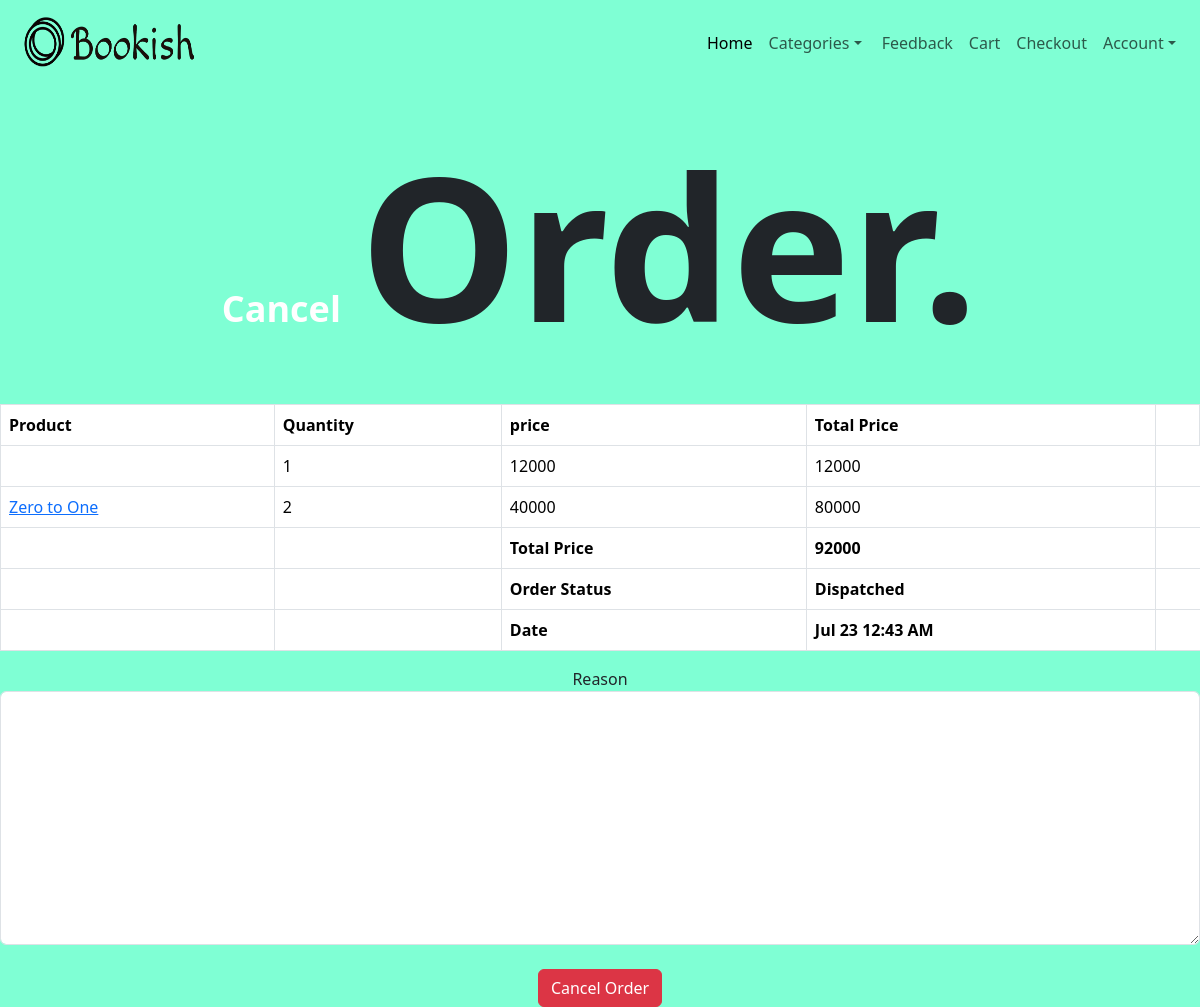
The page /corders.php?id=4 (signed in) on the database its author committed.
### tables this page shows
CREATE TABLE IF NOT EXISTS `ordersitem` (
  `id` int(10) NOT NULL AUTO_INCREMENT,
  `orderid` int(10) NOT NULL,
  `productid` int(10) NOT NULL,
  `product_qty` int(10) NOT NULL,
  `productprice` int(100) NOT NULL,
  PRIMARY KEY (`id`)
);

CREATE TABLE IF NOT EXISTS `products` (
  `product_id` int(100) NOT NULL AUTO_INCREMENT,
  `product_cat` varchar(100) NOT NULL,
  `product_title` varchar(255) NOT NULL,
  `product_price` int(100) NOT NULL,
  `productd` longtext NOT NULL,
  `product_image` blob NOT NULL,
  `product_qty` int(11) DEFAULT NULL,
  PRIMARY KEY (`product_id`)
);

CREATE TABLE IF NOT EXISTS `orders` (
  `id` int(10) NOT NULL AUTO_INCREMENT,
  `userid` int(10) NOT NULL,
  `totalprice` varchar(100) NOT NULL,
  `orderstatus` varchar(100) NOT NULL,
  `paymentmode` varchar(100) NOT NULL,
  `timestamp` datetime NOT NULL DEFAULT CURRENT_TIMESTAMP,
  PRIMARY KEY (`id`)
);

### corders.php (the view, shortened to what this page needs)
<!DOCTYPE html>
<html lang="en">
<head>
    <link rel="stylesheet" href="https://cdn.jsdelivr.net/npm/bootstrap@5.3.3/dist/css/bootstrap.rtl.min.css">
    <link rel="stylesheet" href="example.css">
    <?php
    include('dbconnection.php');
    ?>
</head>
<body>
<nav class="navbar navbar-expand-lg ">
  <div class="container-fluid">
  <img src="product_images/logo.png" alt="" height="70px" width="200px">
    <div class="collapse navbar-collapse" id="navbarSupportedContent">
      <ul class="navbar-nav me-auto mb-2 mb-lg-0">
        <li class="nav-item">
          <a class="nav-link active" aria-current="page" href="index.php">Home</a>
        </li>
        <li class="nav-item dropdown">
          <a class="nav-link dropdown-toggle" href="#" role="button" data-bs-toggle="dropdown" aria-expanded="false">
            Categories
          </a>
        </li>
        <li class="nav-item">
          <a class="nav-link" href="feedBack.php">Feedback</a>
        </li>
        <li class="nav-item">
          <a class="nav-link" href="myCart1.php">Cart</a>
        </li>
        <li class="nav-item">
          <a class="nav-link" href="checkOut.php">Checkout</a>
        </li>
        <li class="nav-item dropdown">
          <a class="nav-link dropdown-toggle" href="#" role="button" data-bs-toggle="dropdown" aria-expanded="false">
            Account
          </a>
        </li>
    </div>
  </div>
</nav>
<div class="heading" >
<b  class="int"> Cancel &nbsp;</b  ><b class="book">Order. </b>  <br>
        </div>
  <form method="post">
                              <table class="cart-table account-table table table-bordered bg-white text-dark">
				<thead>
					<tr>
						<th>Product</th>
						<th>Quantity</th>
						<th>price</th>
						<th>Total Price</th>
						<th></th>
					</tr>
				</thead>
				<tbody>
				<?php
				$c_id = $_SESSION['customerid'];
 if(isset($_GET['id'])){
     $o_id = $_GET['id'];
 }
 $sql_orders = "SELECT * FROM orders WHERE id='$o_id' AND userid='$c_id'";
 $result_orders = mysqli_query($con, $sql_orders);
 $row_orders = mysqli_fetch_assoc($result_orders);
				$sql = "SELECT * FROM ordersitem WHERE orderid='$o_id'";
				$result = mysqli_query($con, $sql);
				if (mysqli_num_rows($result) > 0) {
				 while($row = mysqli_fetch_assoc($result)) {
                  $prodID = $row["productid"]
 			?>
					<tr>
						<td>
                        <?php
                        $sql_product = "SELECT * FROM products  WHERE product_id=' $prodID'";
                        $result_prod = mysqli_query($con, $sql_product);
                     $row_prod = mysqli_fetch_assoc($result_prod);
                        ?>
<a href="productsDetails1.php?id=<?php echo  $row['id'] ?>"><?php echo $row_prod['product_title'];?></a>
						</td>
						<td>
						<?php echo $row["product_qty"] ?>
						</td>
						<td>
						<?php echo $row["productprice"] ?>
						</td>
						<td>
						<?php echo $row["product_qty"] * $row["productprice"] ?>
						</td>
					</tr>
			<?php
				}
			   } else {
				 echo "0 results";
			   }
			 ?>
				</tbody>
                <tfooer>
					<tr>
						<th></th>
						<th></th>
						<th>Total Price</th>
						<th><?php echo  $row_orders['totalprice'] ?></th>
					</tr>
                    <tr>
						<th></th>
						<th></th>
						<th>Order Status</th>
						<th><?php echo  $row_orders['orderstatus'] ?></th>
					</tr>
                    <tr>
						<th></th>
						<th></th>
						<th>Date</th>
						<th><?php echo date('M j g:i A', strtotime($row_orders["timestamp"]));  ?></th>
					</tr>
				</tfooer>
			</table>
                                    <div align="center">
                                        <label for="">Reason</label>
                                        <textarea class="form-control" name="reason" id="" cols="30" rows="10"></textarea>
                                    </div>
                               <br>
        <div class="">
            <div class="col-md-12 text-center">
                <input type='submit' name='submit' value='Cancel Order' class="btn btn-danger">
            </div>
        </div>
            </form>
</body>
</html>

### example.css (style rules this page uses)
body { background-color: aquamarine; }
.navbar { background-color: aquamarine; }
.heading { font-size: 3vw; text-align: center; padding: 1px; margin: 8px; }
.int { color:white; }
.book { font-size: 200px; }

### rows shown on the page
ordersitem: product_qty "1", productprice "12000", $row['product_qty']*$row['productprice'] "12000"
ordersitem: productid.product_title "Zero to One", product_qty "2", productprice "40000", $row["product_qty"] * $row["productprice"] "80000"
orders: totalprice "92000", orderstatus "Dispatched", timestamp "Jul 23 12:43 AM"
